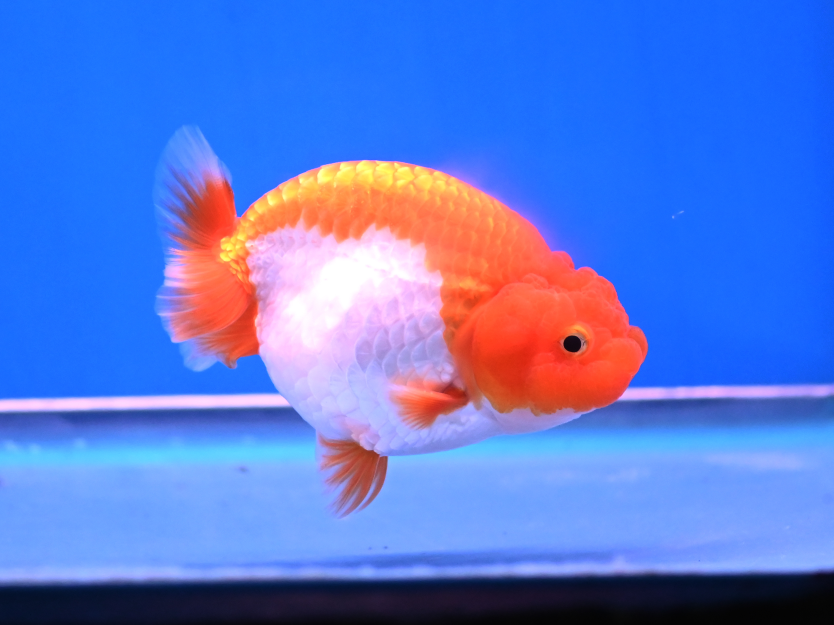
#> input picture lab01/goldfish.jpg, 2501 x 1875 px (shown at 1/3 size)
$ jupyter execute lab01.ipynb   (shell and % lines are left out)
#> lines starting #> are read from the running program, lines starting #| are printed output that depends on the picture; after the words box and inside, x2 and y2 are one past the last pixel; in counts of white or black regions, pixels touching at a corner belong together
[cell 1]
import cv2
import numpy as np
import math
import matplotlib.image as mpimg
#import matplotlib.pyplot as plt

from matplotlib import pyplot as plt
from mpl_toolkits.mplot3d import Axes3D

[cell 2]
imgCv2 = cv2.imread("goldfish.jpg")
#> imgCv2 is the input picture: shape (1875, 2501, 3); mean B, G, R 213.8, 122.2, 90.8
imgMatplot = mpimg.imread("goldfish.jpg")

plt.subplots_adjust(left=0.1,
    bottom=0.2,
    right=0.9,
    top=0.8,
    wspace=0.5,
    hspace=0.5)

[cell 3]
#1.1.1
imgCv2_B = imgCv2[:,:,0]
imgCv2_G = imgCv2[:,:,1]
imgCv2_R = imgCv2[:,:,2]

imgMatplot_R = imgMatplot[:,:,0]
imgMatplot_G = imgMatplot[:,:,1]
imgMatplot_B = imgMatplot[:,:,2]

imgCv2rgb = cv2.cvtColor(imgCv2, cv2.COLOR_BGR2RGB)
imgCv2rgbR = imgCv2rgb[:,:,0]
imgCv2rgbG = imgCv2rgb[:,:,1]
imgCv2rgbB = imgCv2rgb[:,:,2]
#plt.imshow(imgCv2)
#plt.imshow(imgMatplot)
fig, axs = plt.subplots(3, 4) #row colum
axs[0, 0].imshow(imgCv2)
axs[0, 0].set_title("BGR")
axs[0, 0].axis('off')
axs[0, 1].imshow(imgCv2_B, cmap='gray')
axs[0, 1].set_title("B")
axs[0, 2].imshow(imgCv2_G, cmap='gray')
axs[0, 2].set_title("G")
axs[0, 3].imshow(imgCv2_R, cmap='gray')
axs[0, 3].set_title("R")

axs[1, 0].imshow(imgCv2rgb)
axs[1, 0].set_title("RGB cv2 BGR-> RGB")
axs[1, 1].imshow(imgCv2rgbR, cmap='gray')
axs[1, 1].set_title("R cv2 BGR-> RGB")
axs[1, 2].imshow(imgCv2rgbG, cmap='gray')
axs[1, 2].set_title("G cv2 BGR-> RGB")
axs[1, 3].imshow(imgCv2rgbB, cmap='gray')
axs[1, 3].set_title("B cv2 BGR-> RGB")

axs[2, 0].imshow(imgMatplot)
axs[2, 0].set_title("RGB")
axs[2, 1].imshow(imgMatplot_R, cmap='gray')
axs[2, 1].set_title("R")
axs[2, 2].imshow(imgMatplot_G, cmap='gray')
axs[2, 2].set_title("G")
axs[2, 3].imshow(imgMatplot_B, cmap='gray')
axs[2, 3].set_title("B")
#> figure, not shown here; B, G, R data is drawn as R, G, B

[cell 4]
#1.1.2
imgCv2_Origin = cv2.cvtColor(imgCv2, cv2.COLOR_BGR2RGB)
imgR = imgCv2_Origin[:,:,0]
#imgCv2_Transpose = np.transpose(imgCv2_Origin,(2,1,0)) #(0 = H, 1 = W, 2 = C)
imgCv2_Transpose = np.transpose(imgCv2_Origin)
#imgCv2_Transpose = imgCv2_Transpose.T
imgCv2_moveaxis = np.moveaxis(imgCv2_Origin, -1, 0)

imgCv2_reshape = np.reshape(imgCv2_Origin,(3, 1875, 2501))
#imgCv2_reshape = np.moveaxis(imgCv2_Origin, -1, 0)

print("R_Origin = {0}\nR_Transpose = {1}\nR_moveaxis = {2}\nR_reshape = {3}".format(imgCv2_Origin.shape, imgCv2_Transpose.shape, imgCv2_moveaxis.shape, imgCv2_reshape.shape))
#| R_Origin = (1875, 2501, 3)
#| R_Transpose = (3, 2501, 1875)
#| R_moveaxis = (3, 1875, 2501)
#| R_reshape = (3, 1875, 2501)


fig1, axs1 = plt.subplots(1, 5) #row colum
axs1[0].imshow(imgCv2_Origin)
axs1[0].set_title("R_Origin")

axs1[1].imshow(imgR)
axs1[1].set_title("R_Red")

imgCv2_Transpose_show = imgCv2_Transpose[0,:,:]
axs1[2].imshow(imgCv2_Transpose_show)
axs1[2].set_title("R_Transpose")

imgCv2_moveaxis_show = imgCv2_moveaxis[0,:,:]
axs1[3].imshow(imgCv2_moveaxis_show)
axs1[3].set_title("R_moveaxis")

imgCv2_reshape_show = imgCv2_reshape[0,:,:]
axs1[4].imshow(imgCv2_reshape_show)
axs1[4].set_title("R_reshape")

[cell 5]
#1.1.3
def reduce_bitdept_grey(bitdept_level : int , img : list) :
    shape = (img.shape[0], img.shape[1])
    qlevel = math.pow(bitdept_level, 2) - 1
    q = np.zeros(shape)
    for i in range(0,img.shape[0]) :
        for j in range(0,img.shape[1]) :
            q[i][j] = math.floor(((img[i][j] - 0) / (255 - 0))* qlevel)
    return q

[cell 6]
im_gray = cv2.cvtColor(imgCv2_Origin, cv2.COLOR_BGR2GRAY)
im_gray = cv2.resize(im_gray, (200,200))
#> im_gray: shape (200, 200)

img_reduced1 = reduce_bitdept_grey(8, im_gray)
img_reduced2 = reduce_bitdept_grey(4, im_gray)
img_reduced3 = reduce_bitdept_grey(2, im_gray)
#> call 3 of reduce_bitdept_grey, with bitdept_level = 2
#> after the loop in reduce_bitdept_grey (call 3), `for i in range(0,img.shape[0]) :`:
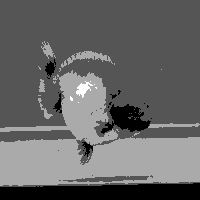
#> q: shape (200, 200) float64; min 0, max 3, mean 1.2; drawn with min black and max white
fig2, axs2 = plt.subplots(1, 4) #row colum
axs2[0].imshow(imgCv2_Origin)
axs2[0].set_title("Color")
axs2[1].imshow(img_reduced1, cmap='gray')
axs2[1].set_title("8-Bit")
axs2[2].imshow(img_reduced2, cmap='gray')
axs2[2].set_title("4-Bit")
axs2[3].imshow(img_reduced3, cmap='gray')
axs2[3].set_title("2-Bit")

[cell 7]
#1.1.4
img_gray = cv2.cvtColor(imgCv2, cv2.COLOR_BGR2GRAY)
img_gray = cv2.resize(img_gray, (200,200))
#> img_gray: shape (200, 200)

plt.imshow(img_gray, cmap='gray')

[cell 8]
xx, yy = np.mgrid[0:img_gray.shape[0], 0:img_gray.shape[1]]

fig3d = plt.figure()
ax = fig3d.add_subplot(projection='3d')
ax.plot_surface(xx, yy, img_gray, rstride=1, cstride=1, linewidth=0, cmap='gray')
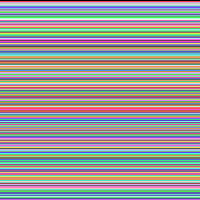
#> xx: shape (200, 200) int64; 200 distinct labels, from 0 to 199; one colour per label, 0 black
print(img_gray.shape)
#| (200, 200)

[cell 9]
#1.2.1
imgRGB = cv2.cvtColor(imgCv2, cv2.COLOR_BGR2RGB)
imgCv2_B = imgRGB[:,:,0]
imgCv2_G = imgRGB[:,:,1]
imgCv2_R = imgRGB[:,:,2]

imgHSV = cv2.cvtColor(imgCv2, cv2.COLOR_BGR2HSV)
#> imgHSV: shape (1875, 2501, 3); mean H, S, V 101.1, 177.8, 233.5
imgHSV_H = imgHSV[:,:,0]
imgHSV_S = imgHSV[:,:,1]
imgHSV_V = imgHSV[:,:,2]

imgHLS = cv2.cvtColor(imgCv2, cv2.COLOR_BGR2HLS)
#> imgHLS: shape (1875, 2501, 3); mean of channels 0, 1, 2 101.2, 151.1, 231.8
imgHLS_H = imgHLS[:,:,0]
imgHLS_L = imgHLS[:,:,1]
imgHLS_S = imgHLS[:,:,2]

imgYCrCb = cv2.cvtColor(imgCv2, cv2.COLOR_BGR2YCrCb)
#> imgYCrCb: shape (1875, 2501, 3); mean of channels 0, 1, 2 123.3, 104.9, 179.1
imgYCrCb_Y = imgYCrCb[:,:,0]
imgYCrCb_Cr = imgYCrCb[:,:,1]
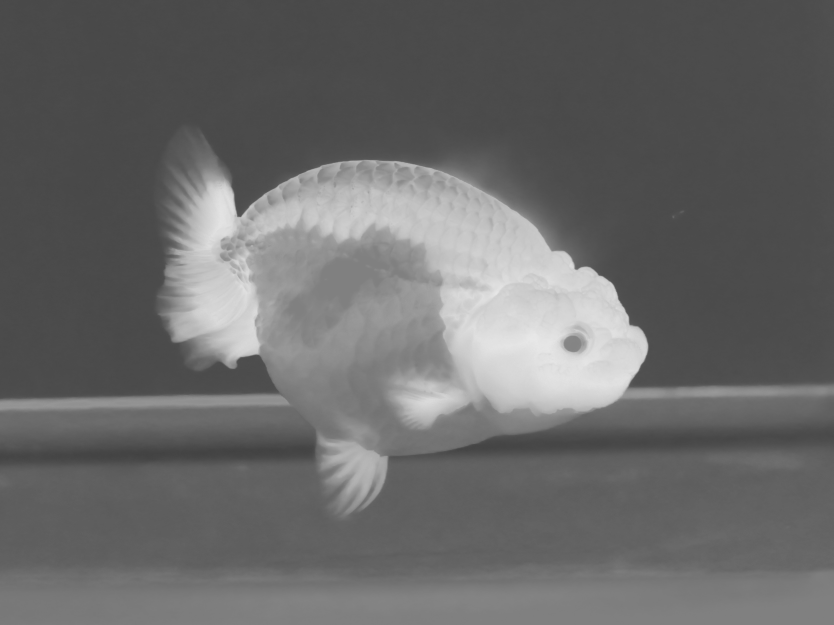
#> imgYCrCb_Cr: shape (1875, 2501) (shown at 1/3 size); min 64, max 234, mean 104.9
imgYCrCb_Cb = imgYCrCb[:,:,2]
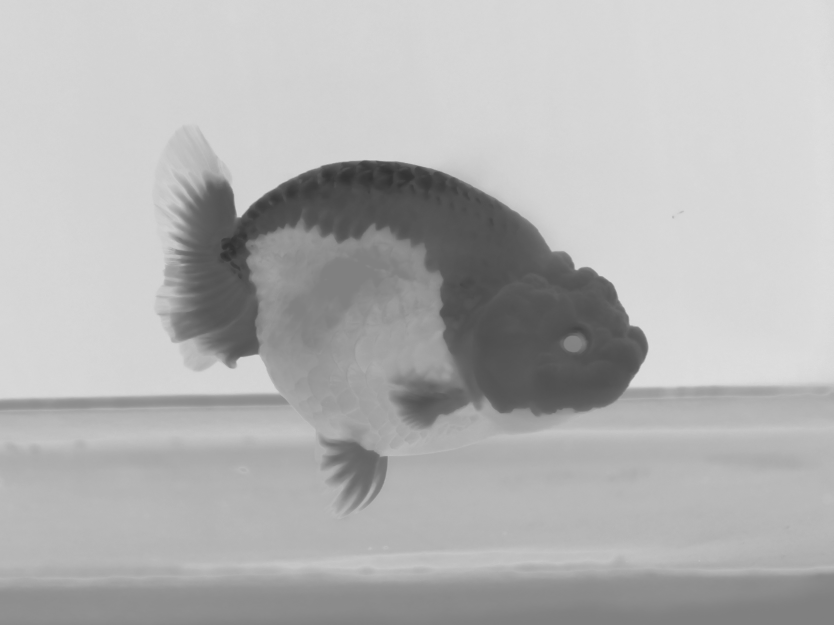
#> imgYCrCb_Cb: shape (1875, 2501) (shown at 1/3 size); min 48, max 223, mean 179.1

#plt.imshow(imgCv2)
#plt.imshow(imgMatplot)
fig2, axs2 = plt.subplots(4, 4) #row colum
axs2[0, 0].imshow(imgRGB)
axs2[0, 0].set_title("RGB")
axs2[0, 1].imshow(imgCv2_B)
axs2[0, 1].set_title("B")
axs2[0, 2].imshow(imgCv2_G)
axs2[0, 2].set_title("G")
axs2[0, 3].imshow(imgCv2_R)
axs2[0, 3].set_title("R")

axs2[1, 0].imshow(imgHSV)
axs2[1, 0].set_title("HSV")
axs2[1, 1].imshow(imgHSV_H)
axs2[1, 1].set_title("H")
axs2[1, 2].imshow(imgHSV_S)
axs2[1, 2].set_title("S")
axs2[1, 3].imshow(imgHSV_V)
axs2[1, 3].set_title("V")

axs2[2, 0].imshow(imgHLS)
axs2[2, 0].set_title("HLS")
axs2[2, 1].imshow(imgHLS_H)
axs2[2, 1].set_title("H")
axs2[2, 2].imshow(imgHLS_L)
axs2[2, 2].set_title("L")
axs2[2, 3].imshow(imgHLS_S)
axs2[2, 3].set_title("S")

axs2[3, 0].imshow(imgYCrCb)
axs2[3, 0].set_title("YCrCb")
axs2[3, 1].imshow(imgYCrCb_Y)
axs2[3, 1].set_title("Y")
axs2[3, 2].imshow(imgYCrCb_Cr)
axs2[3, 2].set_title("Cr")
axs2[3, 3].imshow(imgYCrCb_Cb)
axs2[3, 3].set_title("Cb")

[cell 10]
#1.2.2
def create_pairs(n):
#> called with n = 20
    pairs = []
    for i in range(n+1):
        first_value = i / n
        second_value = 1 - first_value
        pair = (round(first_value, 2), round(second_value, 2))
        pairs.append(pair)
    return pairs

w = create_pairs(20)
print(w)

[cell 11]
img1 = cv2.imread("goldfish.jpg")
img1 = cv2.resize(img1,(200,200))
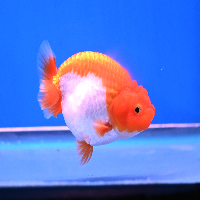
#> img1: shape (200, 200, 3); mean B, G, R 213.7, 122, 90.8
im_rgb1 = cv2.cvtColor(img1, cv2.COLOR_BGR2RGB)
img2 = cv2.imread("sea.jpg")
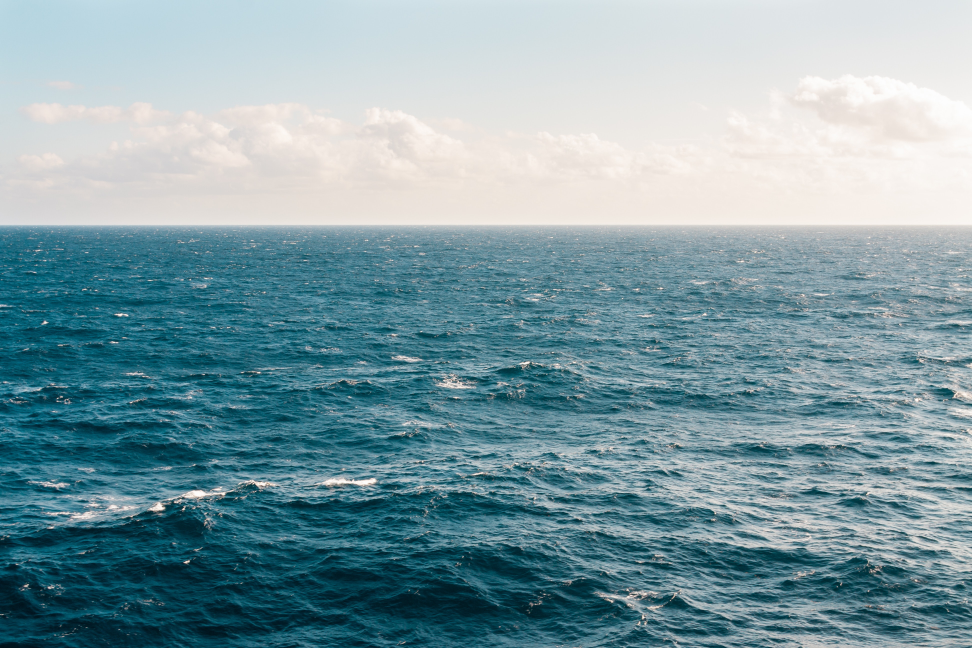
#> input picture lab01/sea.jpg, 3888 x 2592 px (shown at 1/4 size)
#> img2 is the input picture: shape (2592, 3888, 3); mean B, G, R 164.5, 156.7, 127.1
img2 = cv2.resize(img2,(200,200))
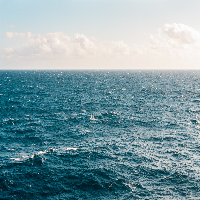
#> img2: shape (200, 200, 3); mean B, G, R 164.4, 156.7, 127.1
im_rgb2 = cv2.cvtColor(img2, cv2.COLOR_BGR2RGB)

[cell 12]
imgs = []
for i in range(len(w)) :
    imgs.append(cv2.addWeighted(im_rgb1,w[i][0],im_rgb2,w[i][1],0))
#> after the loop, imgs = 21 items
fig3, axs3 = plt.subplots(1, 5) #row colum
axs3[0].imshow(imgs[0])
axs3[1].imshow(imgs[1])
axs3[2].imshow(imgs[2])
axs3[3].imshow(imgs[10])
axs3[4].imshow(imgs[20])
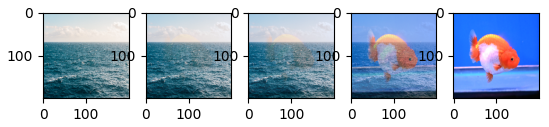
#> figure drawn by matplotlib, 5 panels

[cell 13]
out = cv2.VideoWriter('project.avi',cv2.VideoWriter_fourcc(*'DIVX'), 1, (200,200))

for i in range(len(imgs)):
    imgs[i] = cv2.cvtColor(imgs[i], cv2.COLOR_RGB2BGR)
    out.write(imgs[i])
#> this loop made 21 passes
out.release()

[cell 14]
#1.2.3
imgBit = cv2.cvtColor(imgCv2, cv2.COLOR_BGR2RGB)
imgBit = cv2.resize(imgBit, (200,200))

mask = np.zeros(imgBit.shape[:2], dtype="uint8")
cv2.rectangle(mask, (100, 75), (150, 125), 255, -1)
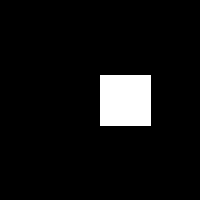
#> mask: shape (200, 200); 6.5% white; 1 white region, box (x1, y1, x2, y2) and area: (100, 75, 151, 126) 2601

masked = cv2.bitwise_and(imgBit, imgBit, mask=mask)
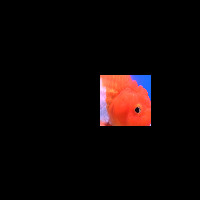
#> masked: shape (200, 200, 3); mean R, G, B 14.5, 6.3, 6.1

fig3, axs3 = plt.subplots(1, 3) #row colum
axs3[0].imshow(imgBit)
axs3[0].set_title("img")

axs3[1].imshow(mask)
axs3[1].set_title("Mask")


axs3[2].imshow(masked)
axs3[2].set_title("masked")
